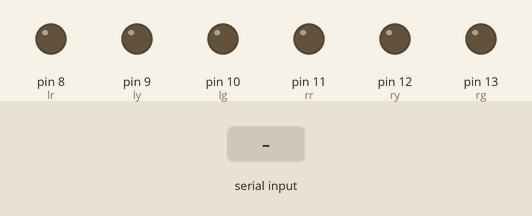
Recording of a sketch running on a simulated Arduino Uno, built with avr-gcc and run on an emulated ATmega328P. Shown: output pins drawn as LEDs (lit = HIGH). Inputs (shaded band) come from the test bench.

Above: at 1.2 s.
1.3 s: "1" received over Serial
At 1.9 s:
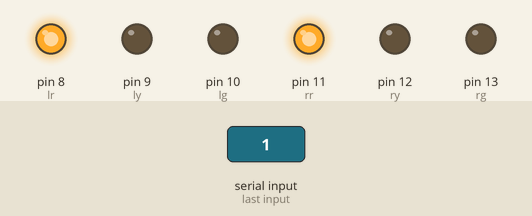
2.8 s: "2" received over Serial
At 4.0 s:
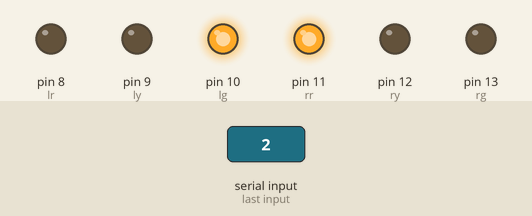
4.3 s: "3" received over Serial
At 5.4 s:
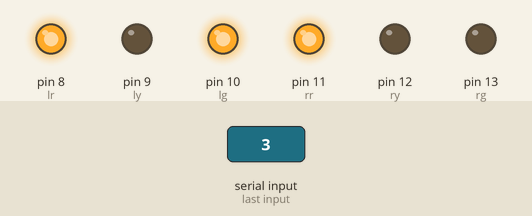
5.8 s: "4" received over Serial
At 6.5 s:
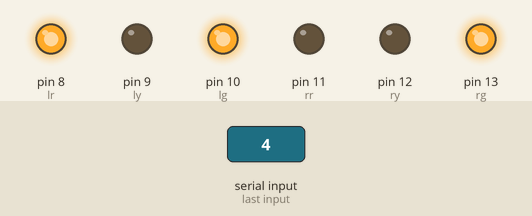
7.3 s: "5" received over Serial
At 7.7 s:
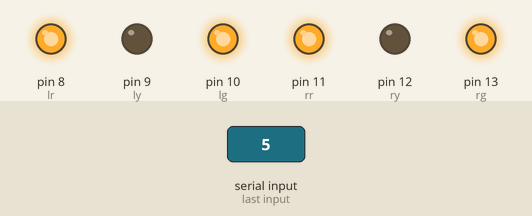
8.8 s: "6" received over Serial
At 10.0 s:
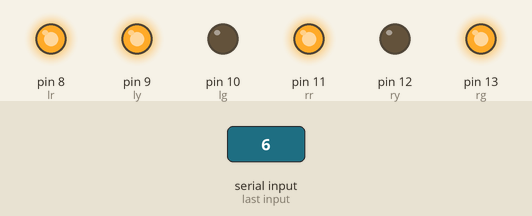
Timing chart, 0 to 11.3 s (numbered marks = the images above; inputs shaded):
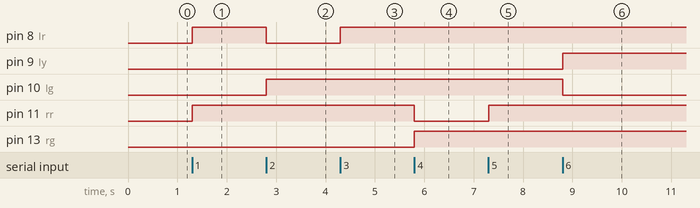

The sketch:

sketch_may22e.ino
```cpp
int lr =  8;
int ly =  9;
int lg =  10;

int rr = 11;
int ry = 12;
int rg = 13;

int datafromUser = 0;

void setup() {
  // put your setup code here, to run once:
  Serial.begin(9000);
  pinMode( lr, OUTPUT );
  pinMode( lg, OUTPUT );
  pinMode( ly, OUTPUT );

  pinMode( rr, OUTPUT );
  pinMode( rg, OUTPUT );
  pinMode( ry, OUTPUT );
}

void loop() {
  // put your main code here, to run repeatedly:
  if(Serial.available() > 0)
  {
    datafromUser=Serial.read();
    //Serial.print(datafromUser);
  }
  //led
  if(datafromUser == '1')
  {
    digitalWrite( lr , HIGH );
    digitalWrite( rr , HIGH );
  }
  else if(datafromUser == '2')
  {
    digitalWrite( lr, LOW);
    digitalWrite( lg, HIGH );
  }
  else if(datafromUser == '3')
  {
    digitalWrite( ly, LOW);
    digitalWrite( lr, HIGH );
  }
  else if(datafromUser == '4')
  {
    digitalWrite( rr, LOW);
    digitalWrite( rg, HIGH );
  }
  else if(datafromUser == '5')
  {
    digitalWrite( ry, LOW);
    digitalWrite( rr, HIGH );
  }
  else if(datafromUser == '6')
  {
    digitalWrite( lg, LOW);
    digitalWrite( ly, HIGH );
  }

  else if(datafromUser == '7')
  {
    digitalWrite( rg, LOW);
    digitalWrite( ry, HIGH );
  }

}
```

Measured:
- after the input at 1.3 s, pin 8 (lr), pin 11 (rr): LOW → HIGH at once
- after the input at 2.8 s, pin 8 (lr): HIGH → LOW at once; pin 10 (lg): LOW → HIGH at once
- after the input at 4.3 s, pin 8 (lr): LOW → HIGH at once
- after the input at 5.8 s, pin 11 (rr): HIGH → LOW at once; pin 13 (rg): LOW → HIGH at once
- after the input at 7.3 s, pin 11 (rr): LOW → HIGH at once
- after the input at 8.8 s, pin 9 (ly): LOW → HIGH at once; pin 10 (lg): HIGH → LOW at once
